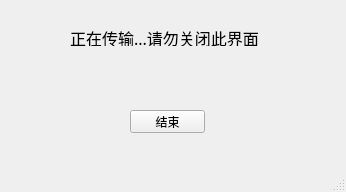
<?xml version="1.0" encoding="UTF-8"?>
<ui version="4.0">
 <class>pro_spe</class>
 <widget class="QMainWindow" name="pro_spe">
  <property name="geometry">
   <rect>
    <x>0</x>
    <y>0</y>
    <width>346</width>
    <height>192</height>
   </rect>
  </property>
  <property name="windowTitle">
   <string>MainWindow</string>
  </property>
  <widget class="QWidget" name="centralwidget">
   <widget class="QPushButton" name="pushButton">
    <property name="geometry">
     <rect>
      <x>130</x>
      <y>110</y>
      <width>75</width>
      <height>23</height>
     </rect>
    </property>
    <property name="text">
     <string>结束</string>
    </property>
   </widget>
   <widget class="QLabel" name="label">
    <property name="geometry">
     <rect>
      <x>70</x>
      <y>30</y>
      <width>201</width>
      <height>16</height>
     </rect>
    </property>
    <property name="font">
     <font>
      <family>Agency FB</family>
      <pointsize>12</pointsize>
     </font>
    </property>
    <property name="text">
     <string>正在传输...请勿关闭此界面</string>
    </property>
    <property name="textFormat">
     <enum>Qt::PlainText</enum>
    </property>
   </widget>
   <widget class="QLabel" name="label_2">
    <property name="geometry">
     <rect>
      <x>140</x>
      <y>70</y>
      <width>54</width>
      <height>12</height>
     </rect>
    </property>
    <property name="text">
     <string/>
    </property>
   </widget>
  </widget>
  <widget class="QMenuBar" name="menubar">
   <property name="geometry">
    <rect>
     <x>0</x>
     <y>0</y>
     <width>346</width>
     <height>23</height>
    </rect>
   </property>
  </widget>
  <widget class="QStatusBar" name="statusbar"/>
 </widget>
 <resources/>
 <connections/>
</ui>
